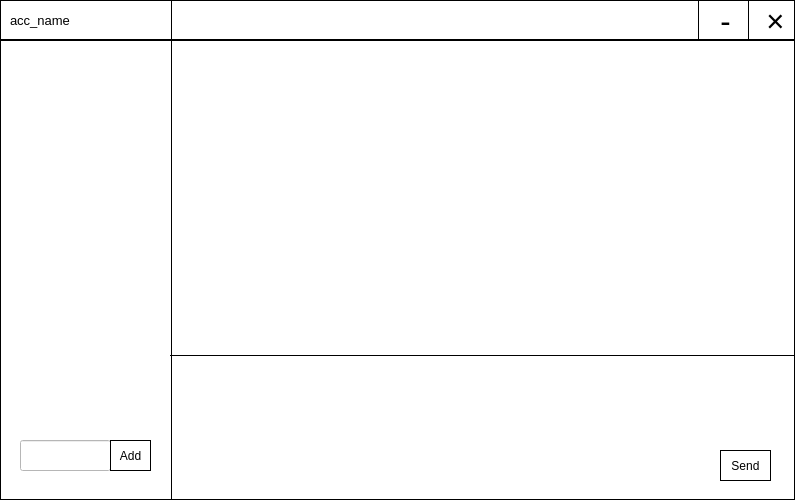
<?xml version="1.0" encoding="UTF-8"?>
<ui version="4.0">
 <class>ChatWindow</class>
 <widget class="QMainWindow" name="ChatWindow">
  <property name="geometry">
   <rect>
    <x>0</x>
    <y>0</y>
    <width>795</width>
    <height>500</height>
   </rect>
  </property>
  <property name="font">
   <font>
    <family>Microsoft YaHei UI</family>
   </font>
  </property>
  <property name="windowTitle">
   <string>MainWindow</string>
  </property>
  <property name="styleSheet">
   <string notr="true"/>
  </property>
  <widget class="QWidget" name="centralwidget">
   <property name="minimumSize">
    <size>
     <width>795</width>
     <height>500</height>
    </size>
   </property>
   <property name="maximumSize">
    <size>
     <width>795</width>
     <height>500</height>
    </size>
   </property>
   <property name="styleSheet">
    <string notr="true">background-color: rgb(255, 255, 255);</string>
   </property>
   <widget class="QLabel" name="windowBorder">
    <property name="geometry">
     <rect>
      <x>0</x>
      <y>39</y>
      <width>795</width>
      <height>461</height>
     </rect>
    </property>
    <property name="frameShape">
     <enum>QFrame::Box</enum>
    </property>
    <property name="text">
     <string/>
    </property>
   </widget>
   <widget class="QLabel" name="label">
    <property name="geometry">
     <rect>
      <x>140</x>
      <y>0</y>
      <width>63</width>
      <height>501</height>
     </rect>
    </property>
    <property name="styleSheet">
     <string notr="true">background-color: rgba(255, 255, 255, 0);</string>
    </property>
    <property name="frameShape">
     <enum>QFrame::VLine</enum>
    </property>
    <property name="text">
     <string/>
    </property>
   </widget>
   <widget class="QLabel" name="label_2">
    <property name="geometry">
     <rect>
      <x>0</x>
      <y>0</y>
      <width>795</width>
      <height>41</height>
     </rect>
    </property>
    <property name="styleSheet">
     <string notr="true">background-color: rgba(255, 255, 255, 0);</string>
    </property>
    <property name="frameShape">
     <enum>QFrame::Box</enum>
    </property>
    <property name="text">
     <string/>
    </property>
   </widget>
   <widget class="QLabel" name="label_3">
    <property name="geometry">
     <rect>
      <x>740</x>
      <y>0</y>
      <width>16</width>
      <height>41</height>
     </rect>
    </property>
    <property name="styleSheet">
     <string notr="true">background-color: rgba(255, 255, 255, 0);</string>
    </property>
    <property name="frameShape">
     <enum>QFrame::VLine</enum>
    </property>
    <property name="text">
     <string/>
    </property>
   </widget>
   <widget class="QLabel" name="label_4">
    <property name="geometry">
     <rect>
      <x>690</x>
      <y>0</y>
      <width>16</width>
      <height>41</height>
     </rect>
    </property>
    <property name="styleSheet">
     <string notr="true">background-color: rgba(255, 255, 255, 0);</string>
    </property>
    <property name="frameShape">
     <enum>QFrame::VLine</enum>
    </property>
    <property name="text">
     <string/>
    </property>
   </widget>
   <widget class="QLabel" name="accName">
    <property name="geometry">
     <rect>
      <x>10</x>
      <y>10</y>
      <width>151</width>
      <height>21</height>
     </rect>
    </property>
    <property name="font">
     <font>
      <family>Microsoft YaHei UI</family>
      <pointsize>10</pointsize>
     </font>
    </property>
    <property name="styleSheet">
     <string notr="true">background-color: rgb(255, 255, 255);
border-radius:10px;
</string>
    </property>
    <property name="text">
     <string>acc_name</string>
    </property>
   </widget>
   <widget class="QLabel" name="label_5">
    <property name="geometry">
     <rect>
      <x>170</x>
      <y>340</y>
      <width>631</width>
      <height>31</height>
     </rect>
    </property>
    <property name="styleSheet">
     <string notr="true">background-color: rgba(255, 255, 255, 0);</string>
    </property>
    <property name="frameShape">
     <enum>QFrame::HLine</enum>
    </property>
    <property name="text">
     <string/>
    </property>
   </widget>
   <widget class="QPlainTextEdit" name="edit_text">
    <property name="geometry">
     <rect>
      <x>180</x>
      <y>370</y>
      <width>601</width>
      <height>111</height>
     </rect>
    </property>
    <property name="font">
     <font>
      <family>Segoe UI</family>
      <pointsize>12</pointsize>
     </font>
    </property>
    <property name="frameShape">
     <enum>QFrame::NoFrame</enum>
    </property>
   </widget>
   <widget class="QLabel" name="friends_list">
    <property name="geometry">
     <rect>
      <x>20</x>
      <y>60</y>
      <width>131</width>
      <height>351</height>
     </rect>
    </property>
    <property name="text">
     <string/>
    </property>
   </widget>
   <widget class="QLineEdit" name="search_friend_edit_text">
    <property name="geometry">
     <rect>
      <x>20</x>
      <y>440</y>
      <width>91</width>
      <height>31</height>
     </rect>
    </property>
   </widget>
   <widget class="QLabel" name="chat_target">
    <property name="geometry">
     <rect>
      <x>210</x>
      <y>10</y>
      <width>451</width>
      <height>21</height>
     </rect>
    </property>
    <property name="font">
     <font>
      <family>Microsoft YaHei UI</family>
      <pointsize>10</pointsize>
     </font>
    </property>
    <property name="styleSheet">
     <string notr="true">background-color: rgb(255, 255, 255);
border-radius:10px;
</string>
    </property>
    <property name="text">
     <string/>
    </property>
    <property name="alignment">
     <set>Qt::AlignCenter</set>
    </property>
   </widget>
   <widget class="QLabel" name="msg_area">
    <property name="geometry">
     <rect>
      <x>230</x>
      <y>70</y>
      <width>501</width>
      <height>231</height>
     </rect>
    </property>
    <property name="frameShape">
     <enum>QFrame::NoFrame</enum>
    </property>
    <property name="text">
     <string/>
    </property>
   </widget>
   <widget class="QPushButton" name="close">
    <property name="geometry">
     <rect>
      <x>750</x>
      <y>0</y>
      <width>51</width>
      <height>41</height>
     </rect>
    </property>
    <property name="font">
     <font>
      <family>Microsoft YaHei UI</family>
      <pointsize>23</pointsize>
      <bold>false</bold>
     </font>
    </property>
    <property name="styleSheet">
     <string notr="true">QPushButton{
	color: rgb(255,255,255);
	padding: 2px;
	background-color:  rgba(255, 255, 255, 0);
	border-color: rgb(0, 0, 0);
	color: rgb(0, 0, 0);
	border-radius: 0px;
}
QPushButton:hover{
	color: rgb(255, 255, 255);
	padding: 2px;
	border-color: white;
	background-color: rgb(0, 0, 0);
}</string>
    </property>
    <property name="text">
     <string>×</string>
    </property>
   </widget>
   <widget class="QPushButton" name="minimize">
    <property name="geometry">
     <rect>
      <x>700</x>
      <y>0</y>
      <width>51</width>
      <height>41</height>
     </rect>
    </property>
    <property name="font">
     <font>
      <family>Microsoft YaHei UI</family>
      <pointsize>23</pointsize>
      <bold>false</bold>
     </font>
    </property>
    <property name="styleSheet">
     <string notr="true">QPushButton{
	color: rgb(255,255,255);
	padding: 2px;
	background-color:  rgba(255, 255, 255, 0);
	border-color: rgb(0, 0, 0);
	color: rgb(0, 0, 0);
	border-radius: 0px;
}
QPushButton:hover{
	color: rgb(255, 255, 255);
	padding: 2px;
	border-color: white;
	background-color: rgb(0, 0, 0);
}</string>
    </property>
    <property name="text">
     <string>-</string>
    </property>
   </widget>
   <widget class="QLabel" name="label_7">
    <property name="geometry">
     <rect>
      <x>720</x>
      <y>450</y>
      <width>51</width>
      <height>31</height>
     </rect>
    </property>
    <property name="frameShape">
     <enum>QFrame::Box</enum>
    </property>
    <property name="text">
     <string/>
    </property>
   </widget>
   <widget class="QPushButton" name="add">
    <property name="geometry">
     <rect>
      <x>110</x>
      <y>440</y>
      <width>41</width>
      <height>31</height>
     </rect>
    </property>
    <property name="font">
     <font>
      <family>Microsoft YaHei UI</family>
      <pointsize>9</pointsize>
      <bold>false</bold>
     </font>
    </property>
    <property name="styleSheet">
     <string notr="true">QPushButton{
	color: rgb(255,255,255);
	padding: 2px;
	background-color:  rgb(255, 255, 255);
	border: 1px solid black;
	color: rgb(0, 0, 0);
}
QPushButton:hover{
	color: rgb(255, 255, 255);
	padding: 2px;
	border-color: black;
	background-color: rgb(0, 0, 0);
}</string>
    </property>
    <property name="text">
     <string>Add</string>
    </property>
   </widget>
   <widget class="QPushButton" name="send">
    <property name="geometry">
     <rect>
      <x>720</x>
      <y>450</y>
      <width>51</width>
      <height>31</height>
     </rect>
    </property>
    <property name="font">
     <font>
      <family>Microsoft YaHei UI</family>
      <pointsize>9</pointsize>
      <bold>false</bold>
     </font>
    </property>
    <property name="styleSheet">
     <string notr="true">QPushButton{
	color: rgb(255,255,255);
	padding: 2px;
	background-color:  rgba(255, 255, 255, 0);
	border-color:black;
	color: rgb(0, 0, 0);
	border-radius: 0px;
}
QPushButton:hover{
	color: rgb(255, 255, 255);
	padding: 2px;
	border-color: black;
	background-color: rgb(0, 0, 0);
}</string>
    </property>
    <property name="text">
     <string>Send</string>
    </property>
   </widget>
  </widget>
 </widget>
 <resources/>
 <connections/>
</ui>
